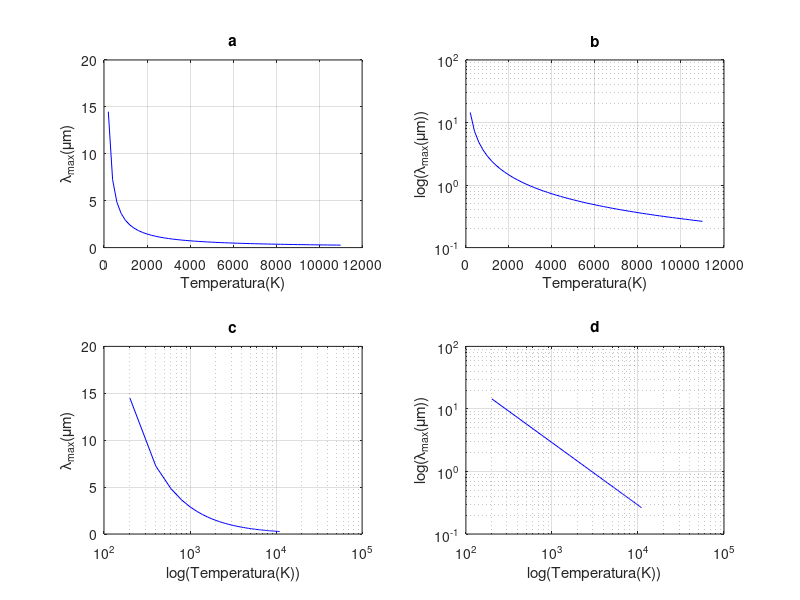

Write MATLAB code to recreate this figure.
clear all; close all;
x = 200:200:11000; 
y = [14.489 7.244 4.83 3.622 2.898 2.415 2.07 1.811 1.61 1.449 1.317 1.207 1.115 1.035 0.966 0.906 0.852 0.805 0.763 0.724 0.69 0.659 0.63 0.604 0.58 0.557 0.537 0.517 0.5 0.483 0.467 0.453 0.439 0.426 0.414 0.402 0.392 0.381 0.372 0.362 0.353 0.345 0.337 0.329 0.322 0.315 0.308 0.302 0.296 0.29 0.284 0.279 0.273 0.268 0.263]; 
figure(1);clf;
%%%%%%%%%%%%%%%%%%%%%%%%  
subplot(2,2,1)
plot(x,y,'-b');grid on;
xlabel('Temperatura(K)');ylabel('\lambda_{max}(\mum)');
title('a')
%%%%% esto tiene que ir en la descripcion de la figura '\lambda_{max} vs temperatura para la radiacion de un cuerpo negro'
%%%%%%%%%%%%%%%%%%%%%%%%
subplot(2,2,2)
semilogy(x,y,'-b');grid on;
xlabel('Temperatura(K)');ylabel('log(\lambda_{max}(\mum))');
title('b')
%%%%%\ esto tiene que ir en la descripcion de la figura 'Con escala logaritmica para \lambda_{max}'
%%%%%%%%%%%%%%%%%%%%%%%%
subplot(2,2,3)
semilogx(x,y,'-b');grid on;
xlabel('log(Temperatura(K))');ylabel('\lambda_{max}(\mum)');
title('c')
%%%%% esto tiene que ir en la descripcion de la figura 'Con escala logaritmica para Temperatura'
%%%%%%%%%%%%%%%%%%%%%%%%
subplot(2,2,4)
loglog(x,y,'-b');grid on;
xlabel('log(Temperatura(K))');ylabel('log(\lambda_{max}(\mum))');
title('d')
%%%%% esto tiene que ir en la descripcion de la figura title('Con escala logaritmica en ambos ejes'
print -djpeg -r100 graficas_lambda_max.jpg
